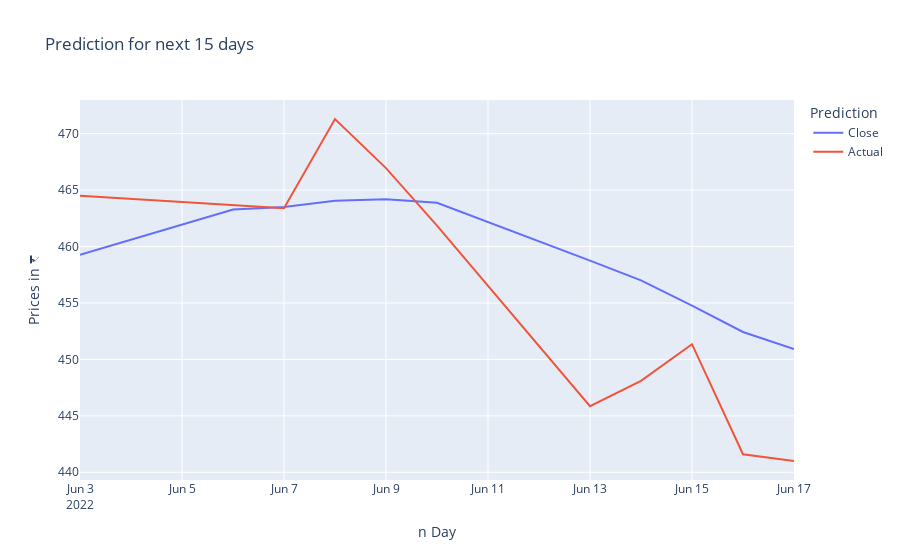

Notebook cell for this chart:
### Code cell
fig = px.line( df_forecast,
                        x=df_forecast.index,
                        y=['Close','Actual'],
                        title="Prediction for next {0} days".format(n_future),
                        labels=dict(variable="Prediction"))
fig.update_yaxes(title_text='Prices in ₹')
fig.update_xaxes(title_text='n Day')
fig

### Figure 1 — Plotly figure (JSON) as saved in the notebook; plotly's stock layout.template omitted (floating-point values rounded to 4 significant figures)
{"data": [{"hovertemplate": "Prediction=Close<br>index=%{x}<br>value=%{y}<extra></extra>", "legendgroup": "Close", "line": {"color": "#636efa", "dash": "solid"}, "marker": {"symbol": "circle"}, "mode": "lines", "name": "Close", "orientation": "v", "showlegend": true, "type": "scatter", "x": ["2022-06-03T00:00:00", "2022-06-06T00:00:00", "2022-06-07T00:00:00", "2022-06-08T00:00:00", "2022-06-09T00:00:00", "2022-06-10T00:00:00", "2022-06-13T00:00:00", "2022-06-14T00:00:00", "2022-06-15T00:00:00", "2022-06-16T00:00:00", "2022-06-17T00:00:00"], "xaxis": "x", "y": [459.3, 463.3, 463.5, 464.1, 464.2, 463.9, 458.8, 457.0, 454.8, 452.4, 450.9], "yaxis": "y"}, {"hovertemplate": "Prediction=Actual<br>index=%{x}<br>value=%{y}<extra></extra>", "legendgroup": "Actual", "line": {"color": "#EF553B", "dash": "solid"}, "marker": {"symbol": "circle"}, "mode": "lines", "name": "Actual", "orientation": "v", "showlegend": true, "type": "scatter", "x": ["2022-06-03T00:00:00", "2022-06-06T00:00:00", "2022-06-07T00:00:00", "2022-06-08T00:00:00", "2022-06-09T00:00:00", "2022-06-10T00:00:00", "2022-06-13T00:00:00", "2022-06-14T00:00:00", "2022-06-15T00:00:00", "2022-06-16T00:00:00", "2022-06-17T00:00:00"], "xaxis": "x", "y": [464.5, 463.7, 463.4, 471.3, 467.0, 461.9, 445.9, 448.1, 451.4, 441.6, 441], "yaxis": "y"}], "layout": {"legend": {"title": {"text": "Prediction"}, "tracegroupgap": 0}, "title": {"text": "Prediction for next 15 days"}, "xaxis": {"anchor": "y", "domain": [0, 1], "title": {"text": "n Day"}}, "yaxis": {"anchor": "x", "domain": [0, 1], "title": {"text": "Prices in ₹"}}}}
